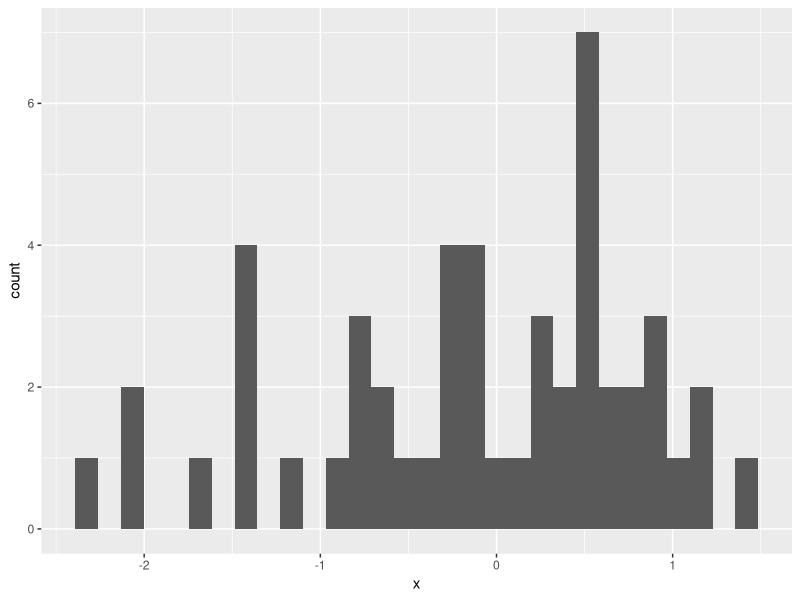
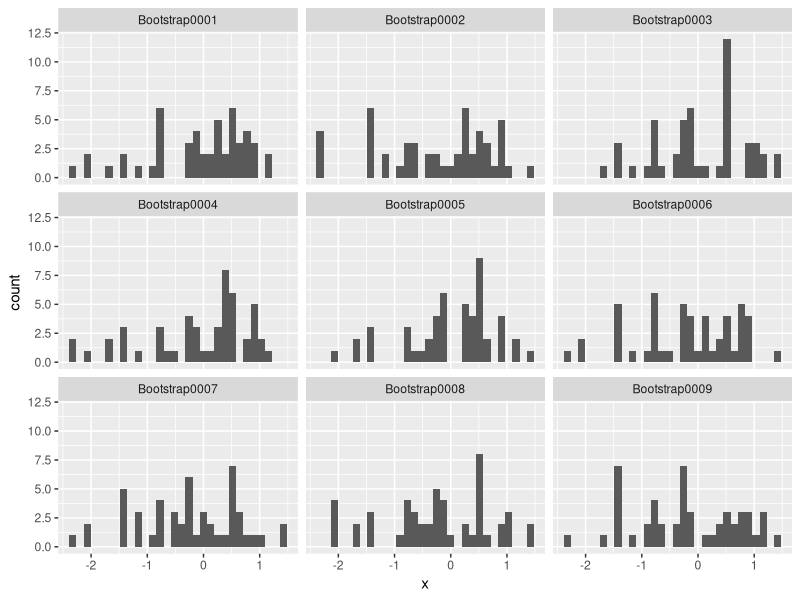

Here is the R script that generated these plots, in order:
## ---- chunk 1
library(MASS)
library(tidyverse)
library(broom)
library(rsample)
## ---- chunk 2
## NOTE: No need to edit this setup
set.seed(101)
df_data_norm <- tibble(x = rnorm(50))

df_data_norm %>%
  ggplot(aes(x)) +
  geom_histogram()
## ---- chunk 3
## NOTE: No need to edit this setup
df_resample_norm <-
  bootstraps(df_data_norm, times = 1000) %>%
  mutate(df = map(splits, ~ analysis(.x)))

df_resample_norm %>%
  slice(1:9) %>%
  unnest(df) %>%
  ggplot(aes(x)) +
  geom_histogram() +
  facet_wrap(~ id)
## ---- chunk 4
## NOTE: No need to edit this example
v_mean_est <-
  map_dbl(
    df_resample_norm %>% pull(df),
    ~ summarize(.x, mean_est = mean(x)) %>% pull(mean_est)
  )

v_mean_est[1:9]
## ---- chunk 5
## TASK: Use the demo-map code above to mutate df_resample_norm, create the column mean_est
df_q1 <-
  df_resample_norm %>%
  mutate(mean_est = 
           map_dbl(df_resample_norm %>% pull(df), ~ summarize(.x, mean_est = mean(x)) %>% pull(mean_est))
         )
df_q1
## ---- chunk 6
## NOTE: No need to change this!
assertthat::assert_that(
  assertthat::are_equal(
    df_q1 %>% pull(mean_est),
    v_mean_est
  )
)
print("Great job!")
## ---- chunk 7
# NOTE: No need to change this demo code
df_data_norm %>%
  pull(x) %>%
  fitdistr(densfun = "normal") %>%
  tidy()
## ---- chunk 8
## TASK: Edit this code to produce results that work with `int_pctl()`
df_q2 <-
  df_resample_norm %>%
  mutate(
    estimates = map(
      splits,
      # ~ analysis(.x) %>% summarize(mean_est = mean(x)) %>% pull(mean_est)
      ~ analysis(.x) %>% pull(x) %>% fitdistr(densfun = "normal") %>% tidy()
    )
  )

# NOTE: The following function call will work once you correctly edit the code above
int_pctl(df_q2, estimates)
## ---- chunk 9
## TASK: Read this code; will the data be representative of the population
## rnorm(mean = 0, sd = 1)?
tibble(x = rnorm(n = 100)) %>%
  filter(x < 0) %>%

  bootstraps(times = 1000) %>%
  mutate(
    estimates = map(
      splits,
      ~ analysis(.x) %>% pull(x) %>% fitdistr(densfun = "normal") %>% tidy()
    )
  ) %>%
  int_pctl(estimates)
## ---- chunk 10
## TASK: Run this code,
set.seed(101)
times <- 200

df_q4 <-
  map_dfr(
    seq(1, 100), # Number of replicates
    function(repl) {
      tibble(x = rnorm(10)) %>%
        bootstraps(times = times) %>%
        mutate(
          estimates = map(
            splits,
            ~ analysis(.x) %>% pull(x) %>% fitdistr(densfun = "normal") %>% tidy()
          )
        ) %>%
        int_pctl(estimates, alpha = 1 - 0.95) %>%
        mutate(repl = repl)
    }
  )

## Estimate the coverage probability of the bootstrap intervals
df_q4 %>%
  filter(term == "mean") %>%
  mutate(cover = (.lower <= 0) & (0 <= .upper)) %>%
  summarize(mean(cover))
## ---- chunk 11
## NOTE: No need to change this example code
set.seed(101)

df_data_w <- tibble(y = rweibull(50, shape = 2, scale = 4))
pr_true <- pweibull(q = 2, shape = 2, scale = 4)

df_data_w %>%
  pull(y) %>%
  fitdistr(densfun = "weibull") %>%
  tidy()
## ---- chunk 12
## NOTE: No need to change this example code; but feel free to adapt it!
fit_fun <- function(split) {
  ## Fit distribution
  df_tmp <-
    analysis(split) %>%
    pull(y) %>%
    fitdistr(densfun = "weibull") %>%
    tidy()

  ## Extract statistics
  scale_est <-
    df_tmp %>%
    filter(term == "scale") %>%
    pull(estimate)
  shape_est <-
    df_tmp %>%
    filter(term == "shape") %>%
    pull(estimate)

  ## Add probability estimate in tidy form
  df_tmp %>%
    bind_rows(tibble(
      estimate = pweibull(q = 2, scale = scale_est, shape = shape_est),
      term = "pr"
    ))
}

df_resample_pr <-
  bootstraps(df_data_w, times = 1000) %>%
  mutate(estimates = map(splits, fit_fun))
## ---- chunk 13
## NOTE: No need to change this example code
int_pctl(df_resample_pr, estimates)
pr_true
